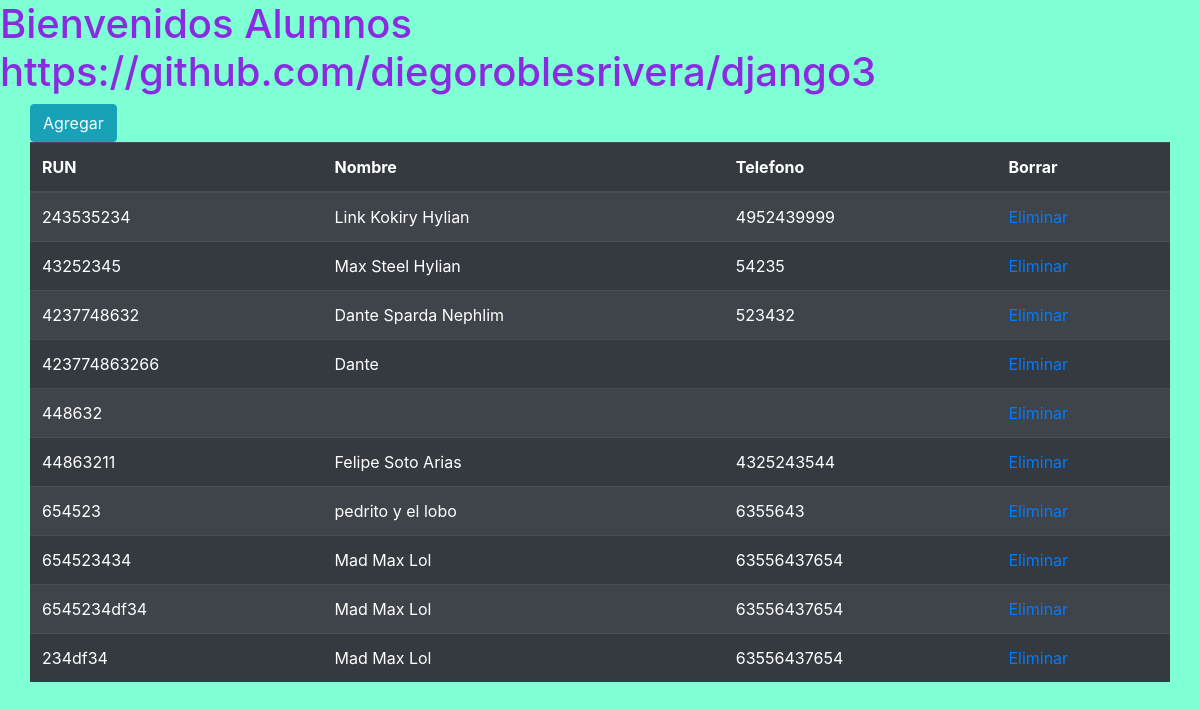
The app's page /alumnos/crud, older data.
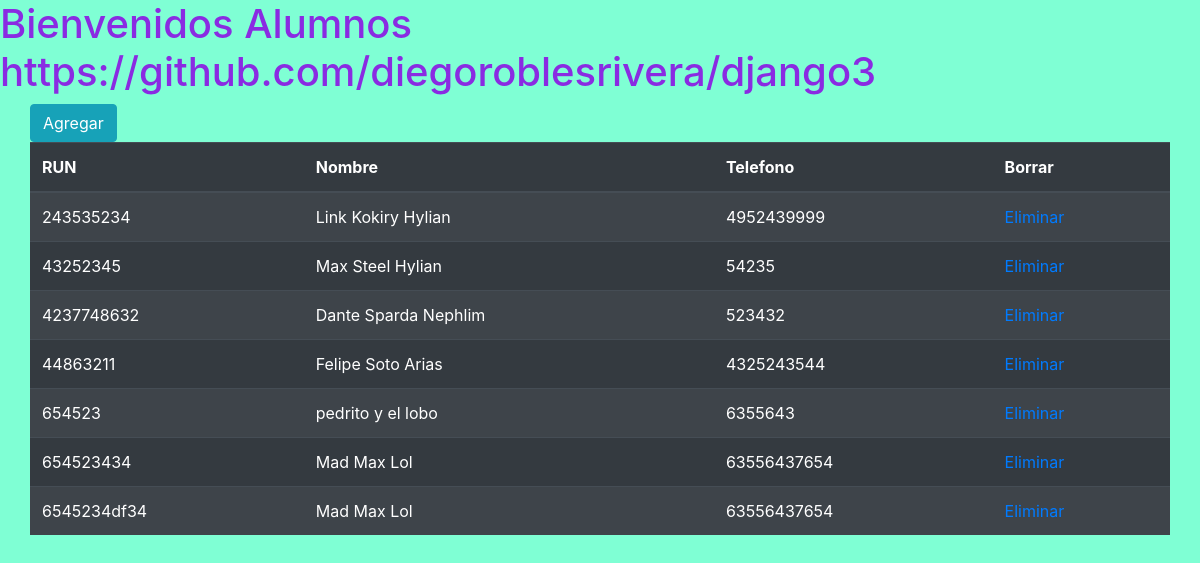
The same page, newer data.
### alumnos/models.py (models this page shows, shortened)
class Alumno(models.Model):
    rut              = models.CharField(primary_key=True, max_length=10)
    nombre           = models.CharField(max_length=20)
    apellido_paterno = models.CharField(max_length=20, null=True)
    apellido_materno = models.CharField(max_length=20, null=True)
    fecha_nacimiento = models.DateField(blank=False, null=False)
    id_genero        = models.ForeignKey('Genero',on_delete=models.CASCADE, db_column='idGenero', null=True)
    telefono         = models.CharField(max_length=45, null=True)
    email            = models.EmailField(unique=True, max_length=100, blank=True, null=True)
    direccion        = models.CharField(max_length=50, blank=True, null=True)
    activo           = models.IntegerField(null=True)

### alumnos/views.py (the view)
# urls.py: path('crud', views.crud, name='crud'),
def crud(request):
    alumnos=Alumno.objects.all()
    context={"alumnos":alumnos}
    return render(request, 'alumnos/alumnos_list.html', context)

### alumnos/templates/alumnos/alumnos_list.html (shortened to what this page needs)
<!DOCTYPE html>
<html lang="en">
<head>
    {% load static %}
    <link rel="stylesheet" href="https://cdn.jsdelivr.net/npm/bootstrap@4.6.2/dist/css/bootstrap.min.css">
    <link rel="stylesheet" href="{% static 'css/style.css' %}">
</head>
<body>
    <h1>Bienvenidos Alumnos<br>https://github.com/diegoroblesrivera/django3</h1>
    <div class="container">
        <div class="row">
       <a href="{% url 'alumnosAdd'%}">
            <button class="btn btn-info">Agregar</button>
            </a>
               <table class="table table-striped table-dark">
                {%if alumnos%}
        <thead>
          <tr>
            <th scope="col">RUN</th>
            <th scope="col">Nombre</th>
            <th scope="col">Telefono</th>
            <th scope="col">Borrar</th>
          </tr>
        </thead>
        <tbody>
            {% for alumno in alumnos %}
            <tr>
                <td>{{alumno.rut}}</td>
                <td>{{alumno.nombre}} {{alumno.apellido_paterno}} {{alumno.apellido_materno}}</td>
                <td>{{alumno.telefono}}</td>
                  <td><a href="{% url 'alumnos_del' pk=alumno.rut %}">Eliminar</a></td>
              </tr>
            {% endfor %}
        {% endif %}
        </tbody>
      </table>
        </div>
    </div>
</body>
</html>

Row changes from the older to the newer data that the page shows:
removed Alumno: rut "423774863266", nombre "Dante"
removed Alumno: rut "448632"
removed Alumno: rut "234df34", nombre "Mad", apellido_paterno "Max", apellido_materno "Lol", telefono "63556437654"
